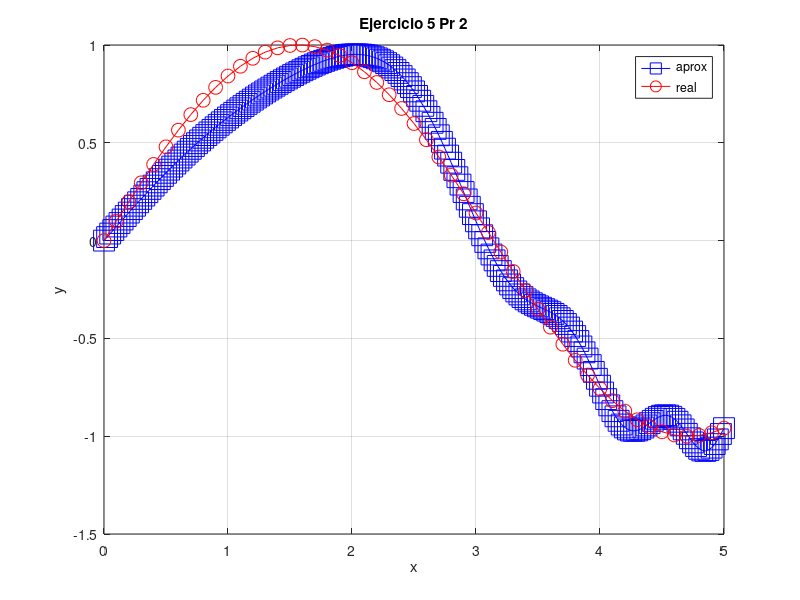

Here is the MATLAB script that generated this plot:
%
% Codigo para resolucion de parte E de Ej 5 Pr 1
%
% NO se utiliza un algoritmo apropiado como se describe en la parte D.
% para ello se podria utilizar algoritmos como Jacobi o Thomas.
%

function Ejercicio5_Pr2_2011

close all

% Datos del problema
a = 0 ; %limite izquierdo
b = 5 ; % limite derecho
alfa = 0 ;
beta = sin(5) ; 

% valor de N PARA TANTEAR
N = 200 ; % divisiones

% paso
h = (b-a) / N ;

x = [a:h:b]' ; % discretizacion del dominio

G = fung(x) ;
F = funf(x) ;

% Construyo matriz
A = zeros(N-1); ti= zeros(N-1,1);

for i = 2:(N-2)   

   A (i,[ i-1 : i+1 ]) = [1/h^2 G(i)-2/h^2 1/h^2 ];
   ti(i) = F(i) ;
   
end

A(1,[1 2]) = [G(1)-2/h^2 1/h^2] ;
A(N-1,[N-2 N-1]) = [1/h^2 G(N-1)-2/h^2 ] ;
ti(1) = F(1) - alfa/h^2 ;
ti(N-1) = F(N-1) - beta/h^2 ;

y = A\ti ;

Y = [alfa; y; beta ] ;

plot(x,Y,'b-s','markersize',15)
hold on

aux = (a:.1:b) ; sin(aux)
plot(aux ,sin(aux),'r-o','markersize',10)

% propiedades grafico
title('Ejercicio 5 Pr 2')
xlabel('x'), ylabel('y')
grid on, legend('aprox','real')

% salida grafico
print('figura.png','-dpng')

% ------------------------
function g = fung (x) 
g = exp(x) ;

% ------------------------
function f = funf (x) 
f =  sin(x) .* (exp(x) -1) ;

